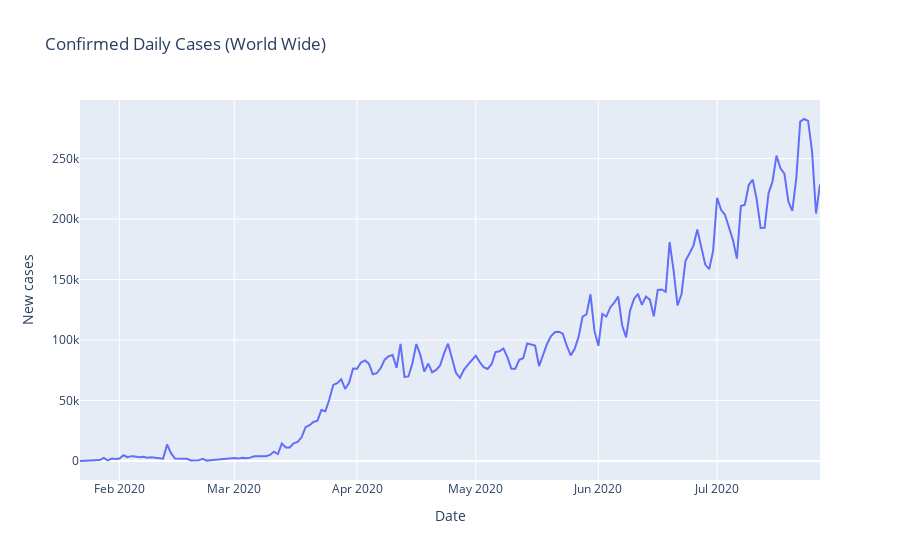

Notebook code cell kept with this figure:
### Code cell
fig = px.line(daily, 
              x = "Date",
               y = "New cases",
              width=900,
              title = "Confirmed Daily Cases (World Wide)")
fig.update_layout({
    "xaxis_title":"Date",
    "yaxis_title":"New cases"
})
fig.show()

### Figure 1 — Plotly figure (JSON) as saved in the notebook; plotly's stock layout.template omitted (floating-point values rounded to 4 significant figures; data arrays with more than 128 entries replaced by an {"elided": "..."} marker saying what was removed)
{"data": [{"hovertemplate": "Date=%{x}<br>New cases=%{y}<extra></extra>", "legendgroup": "", "line": {"color": "#636efa", "dash": "solid"}, "marker": {"symbol": "circle"}, "mode": "lines", "name": "", "orientation": "v", "showlegend": false, "type": "scatter", "x": {"elided": "188 str values"}, "xaxis": "x", "y": {"elided": "188 int values"}, "yaxis": "y"}], "layout": {"legend": {"tracegroupgap": 0}, "title": {"text": "Confirmed Daily Cases (World Wide)"}, "width": 900, "xaxis": {"anchor": "y", "domain": [0, 1], "title": {"text": "Date"}}, "yaxis": {"anchor": "x", "domain": [0, 1], "title": {"text": "New cases"}}}}
